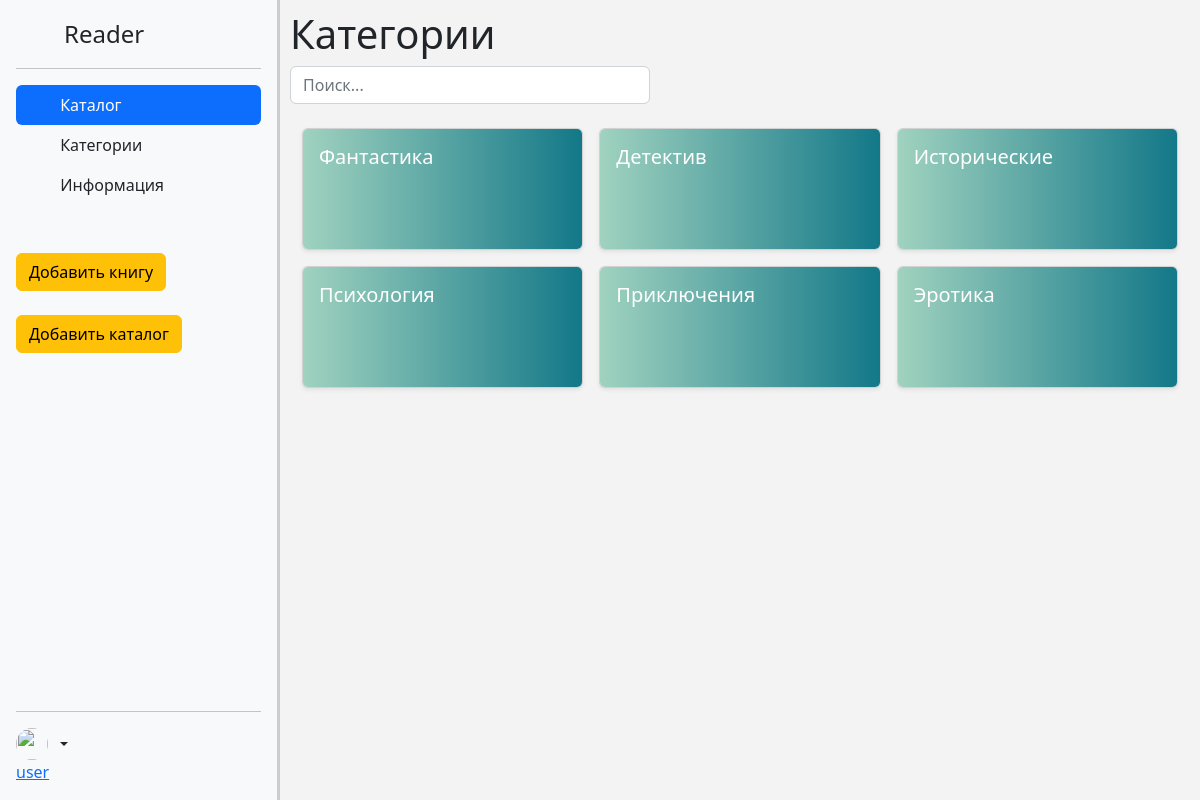
Screenshot of /viewCategories (signed in) with the database file from the repository.
### main/models.py (models this page shows, shortened)
class Categories(models.Model):
    name = models.CharField(max_length=50)

### main/views.py (the view)
# urls.py: path("viewCategories", viewCategories.as_view(), name='viewCategories'),
class viewCategories(View):
    def get(self, request):
        context = {}
        if 'login' in request.session:
            context['name'] = request.session['login']
        context['categories'] = Categories.objects.all()
        return render(request, "main/categories.html", context=context)

### main/templates/main/categories.html (shortened to what this page needs)
{% extends 'base/index.html' %}
{% block main %}
<div id="outer-container">
  {% include 'base/header.html' %}
  <div id="content">
    <h1>Категории</h1>
    <input id="search" type="text" class="form-control" placeholder="Поиск..." style="width: 40%" /><br />
    <div class="container">
      <div class="row row-cols-1 row-cols-sm-2 row-cols-md-3 g-3">
        {% for i in categories %}
        <a class="cats" style="text-decoration: none; color: white;" href="{% url 'index' %}?id={{i.id}}">
          <div class="col">
            <div class="card shadow-sm">
              <div id="categoryItem" class="card-body">
                <h5>{{i.name}}</h5>
              </div>
            </div>
          </div>
        </a>
        {% endfor %}
      </div>
    </div>
  </div>
</div>
{% endblock main %}

### static/css/style.css (style rules this page uses)
body { background: rgb(243, 243, 243); }
#outer-container { display: table; width: 100%; height: 100%; }
#content { display: table-cell; width: 85%; vertical-align: top; height: 100vh; padding: 10px; }
#categoryItem { height: 120px; background-image: linear-gradient( to right, #a0d2bf 0%, #107687 51%, #a0d2bf 100% ); background-size: 200% auto; transition: 0.5s; cursor: pointer; border-radius: 5px; }

### rows the page displays
Categories: name "Фантастика"
Categories: name "Детектив"
Categories: name "Исторические"
Categories: name "Психология"
Categories: name "Приключения"
Categories: name "Эротика"

### other values shown
{{ name }} "user"
